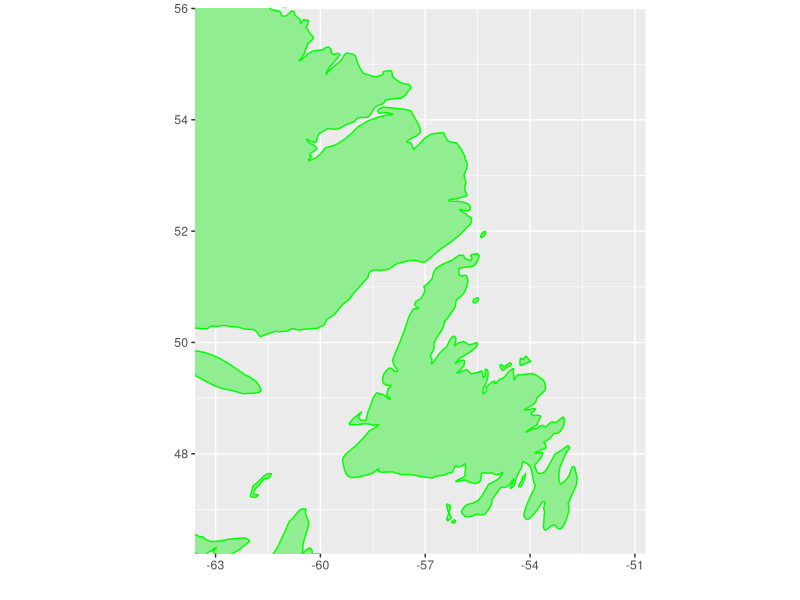
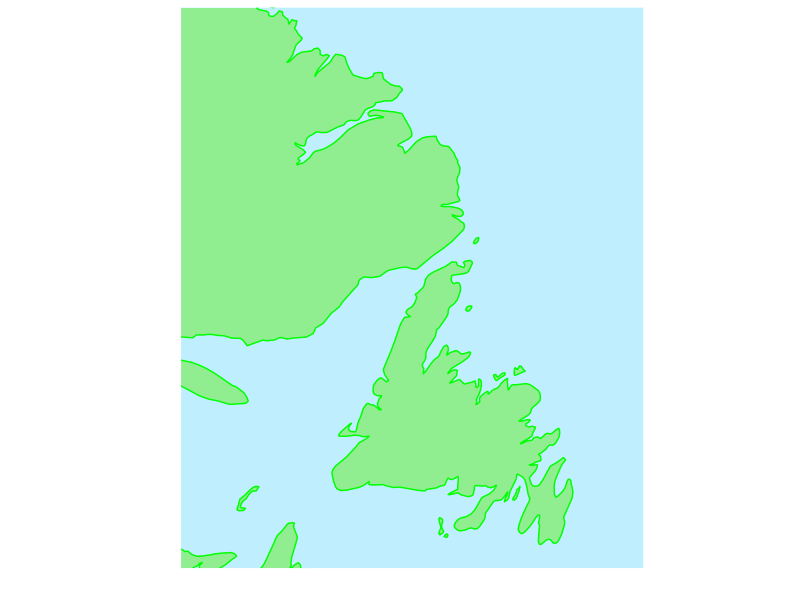
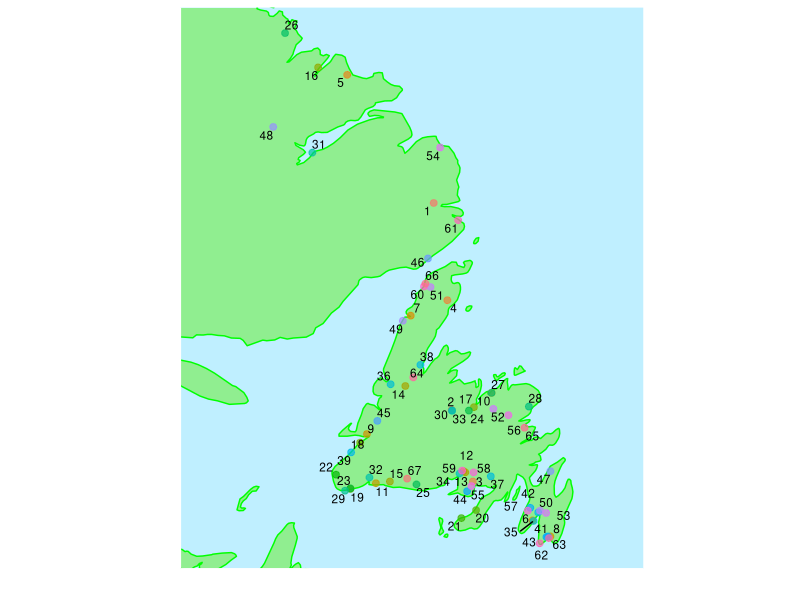

These charts were generated, in order, by the following R code:
## ---- chunk 1
knitr::opts_chunk$set(echo = TRUE)
## ---- chunk 2
NFLclim <- read.csv("ClimTrendDataNFL3.csv", header=T)
View(NFLclim)
# NFLclim <- NFLclim[,apply(NFLclim, 2, function(x) { sum(!is.na(x)) > 0 })] # function to remove columns that just contain NA

#making a map of the points that is not a raster map
range(NFLclim$Latitude)
range(NFLclim$Longitude)

minlat <- min(NFLclim$Latitude) 
maxlat <- max(NFLclim$Latitude)  
minlong <- min(NFLclim$Longitude) - 2
minlong
maxlong <- max(NFLclim$Longitude) + 2
maxlong
View(NFLclim)

is.numeric(minlat)

library(maps)
library(ggplot2)
world_map <- map_data("world")
#tried to subset the world map all in one go, but it didn't like this, so had to do 2 steps
subsetMap <- subset(world_map, #world_map$long > minlong & 
											world_map$long > maxlong &
											world_map$lat > minlat) #&
											#world_map&lat < maxlong) 

subsetMap2 <- subset(subsetMap, world_map$long < minlong & world_map$lat < maxlat)
subsetMap2

baseplot <- ggplot() + coord_fixed() +
  xlab("") + ylab("")

baseworld_rough <- baseplot + #making a base world plot, and specifying my coordinates
	geom_polygon(data=world_map, aes(x=long, y=lat, group=group),
																					colour="green", fill="light green") +
	coord_quickmap(xlim = c(minlong,maxlong), ylim=c(minlat,maxlat))

baseworld_rough

cleanup <- theme(panel.grid.major = element_blank(), #making it pretty
				panel.grid.minor = element_blank(), 
        panel.background = element_rect(fill = 'lightblue1', colour = 'lightblue1'), 
        axis.line = element_line(colour = "white"), legend.position="none",
        axis.ticks=element_blank(), axis.text.x=element_blank(),
        axis.text.y=element_blank())

base_world <- baseworld_rough + cleanup #adding the prettiness to my rough map
base_world

NFLclim$mapcode <- c(1:nrow(NFLclim)) #coding the populations so it isn't a huge mess when I add the labels to the map

library(ggrepel) #need this package to add labels
NFLmap_coloured <- base_world + #adding the populations to my map
  geom_point(data=NFLclim,aes(x=Longitude, y=Latitude, colour=River), size=2, alpha=I(0.7)) +
	geom_text_repel(data = NFLclim, aes(Longitude, Latitude, label = mapcode), size = 3,
                  box.padding = unit(0.1, 'lines'), force = 0.5)

NFLmap_coloured
dev.copy2pdf(file="NFLmap_coloured.pdf", width = 7, height = 5) #saving the map to a pdf
## ---- chunk 3
NFLclim$Status <- NA
View(NFLclim)
NFLclim$Code <- c("NL-ALX", "NL-BBR", "BDN", "NL-BVB", "NL-BIG", "BBA", "NL-BER", "BSB", "NL-BDB", "NL-CMP", "CCR", "CNR", "CMB", "NL-DWB", "DHB", "NL-ENG", "NL-RBR", "NL-FLB", "GBI", "GAR", "GBB", "NL-COD", "GNR", "NL-GRB", "GRR", "NL-HUR", "NL-IAB", "NL-IBB", "IAM", "NL-JUB", "NL-KEN", "LPR", "NL-LJB", "LRD", "LSR", "NL-LOM", "LHR", "NL-MNR", "NL-MBA", "NHR", "NEB", "NPR", "NWT", "OBB", "NL-PGB", "NL-PIN", "NL-PHR", "NL-RWR", "NL-ROP", "RKR", "NL-ROF", "NL-SRN", "SLR", "NL-SAN", "FBS", "NL-GSB", "SPR", "SWB", "SBM", "NL-SGR", "NL-SMR", "STS", "STN", "NL-TYB", "NL-TNR", "NL-WAB", "WBR")
View(NFLclim)
NFLendangered <- NFLclim[-grep("(\\w)(\\w)-", NFLclim$Code), ] #using regex to get the endangered populations only - these populations have a 3 letter code because they are all from one dataset (Bradbury et al. 2015)
View(NFLendangered)

#can make ifelse statement using regex to assign endangerment status:
for (i in 1:nrow(NFLclim)) {
	if (length(grep("(\\w)(\\w)-", NFLclim$Code[i])) == T) {
		NFLclim$Status[i] <- "Least Concern"
	} else {
		NFLclim$Status[i] <- "Threatened"
	}
}

#yay it worked!

write.csv(NFLclim, "EndangermentStatusNFL2.csv")
